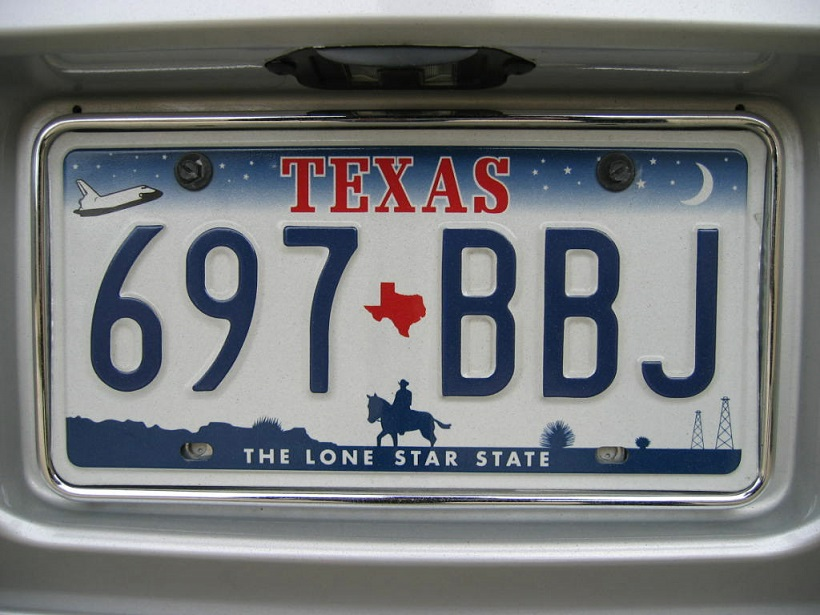
//> input picture image.jpg, 820 x 615 px, given in place of the camera
$ ./CannyWebcam   (built with g++ and OpenCV 4)
//> lines starting //> are read from the running program, lines starting //| are printed output that depends on the picture; after the words box and inside, x2 and y2 are one past the last pixel; in counts of white or black regions, pixels touching at a corner belong together
// OpenCVWebcamTest.cpp

#include<opencv2/core/core.hpp>
#include<opencv2/highgui/highgui.hpp>
#include<opencv2/imgproc/imgproc.hpp>

#include<iostream>
#include<conio.h>           // may have to modify this line if not using Windows

using namespace cv;
using namespace std;

///////////////////////////////////////////////////////////////////////////////////////////////////
int main() {
    VideoCapture capWebcam(0);            // declare a VideoCapture object and associate to webcam, 0 => use 1st webcam

    if (capWebcam.isOpened() == false) {                                // check if VideoCapture object was associated to webcam successfully
        std::cout << "error: capWebcam not accessed successfully\n\n";      // if not, print error message to std out
        _getch();                                                           // may have to modify this line if not using Windows
        return(0);                                                          // and exit program
    }

    Mat imgOriginal;        // input image
	Mat hist;				// histogram image
    Mat imgGrayscale;       // grayscale of input image
    Mat imgBlurred;         // intermediate blured image
    Mat imgCanny;           // Canny edge image
	Mat imgHough;           // hough image
	vector<Vec4i> lines;        // Hough lines

    char charCheckForEscKey = 0;

    while (charCheckForEscKey != 27 && capWebcam.isOpened()) {            // until the Esc key is pressed or webcam connection is lost
        bool blnFrameReadSuccessfully = capWebcam.read(imgOriginal);            // get next frame
//> imgOriginal is the input picture: 615 rows x 820 cols, CV_8UC3; mean B, G, R 121.7, 120, 117.5

        if (!blnFrameReadSuccessfully || imgOriginal.empty()) {                 // if frame not read successfully
            std::cout << "error: frame not read from webcam\n";                 // print error message to std out
            break;                                                              // and jump out of while loop
        }


        cv::cvtColor(imgOriginal, imgGrayscale, CV_BGR2GRAY);                   // convert to grayscale
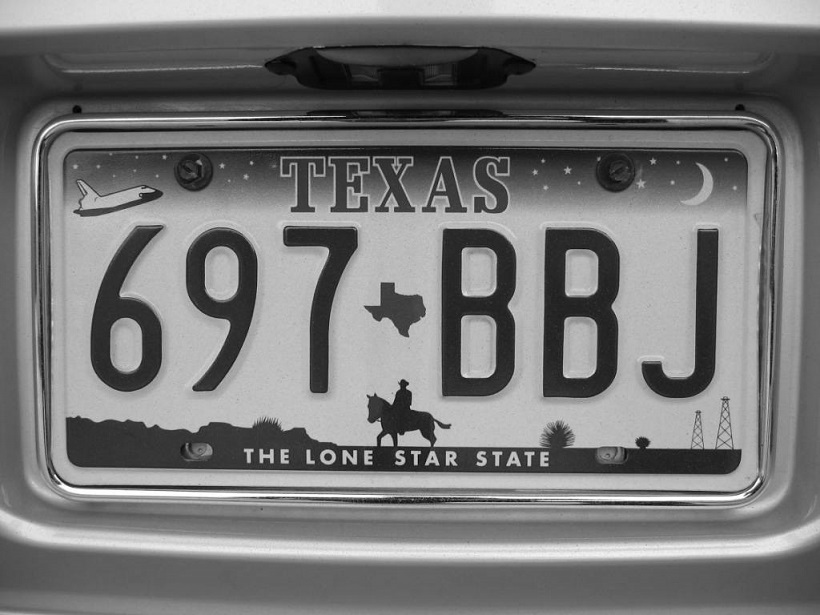
//> imgGrayscale: 615 rows x 820 cols, CV_8UC1; min 0, max 255, mean 119.4

																				// Establish the number of bins
		/*
		//-----------------------histogram
		int histSize = 256;

		float range[] = { 0, 256 };
		const float* histRange = { range };

		bool uniform = true; bool accumulate = false;

		calcHist(&imgGrayscale,					// the source of the array
					1,							// number of source arrays
					0,							// the channel (dim) to be measured
					Mat(),
					hist,
					1,
					&histSize,
					&histRange,
					uniform,
					accumulate);;
		//--------------------histogram
		*/

        cv::GaussianBlur(imgGrayscale,              // input image
                         imgBlurred,                // output image
                         cv::Size(5, 5),            // smoothing window width and height in pixels
                         1.8);                      // sigma value, determines how much the image will be blurred

        cv::Canny(imgBlurred,                       // input image
                  imgCanny,                         // output image
                  50,                               // low threshold
                  100);                             // high threshold
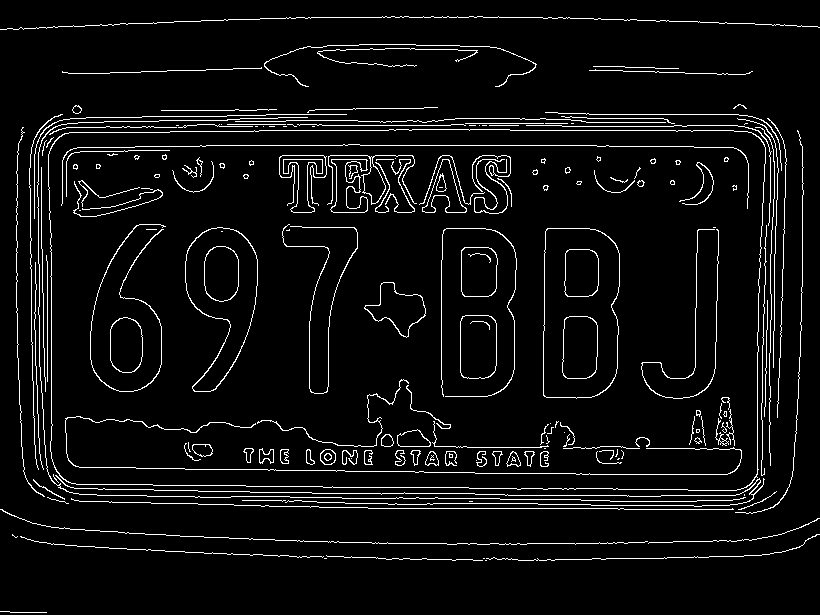
//> imgCanny: 615 rows x 820 cols, CV_8UC1; 5.4% white in thin lines or dots

		//
		//cv::cvtColor(imgOriginal, imgHough, CV_BGR2GRAY);                   // convert to grayscale

		vector<Vec4i> lines;
		HoughLinesP(imgCanny, lines, 1, CV_PI / 180, 50, 50, 10);
//> lines = 145 lines (x1, y1, x2, y2), first 8: [200, 145, 347, 145], [317, 125, 450, 125], [510, 130, 733, 130], [505, 495, 628, 495], [154, 490, 364, 493], [586, 114, 738, 114], [368, 508, 623, 508], [51, 440, 51, 233]

		for (size_t i = 0; i < lines.size(); i++)
		{
			Vec4i l = lines[i];
			line(imgOriginal, Point(l[0], l[1]), Point(l[2], l[3]), Scalar(0, 0, 255), 3, CV_AA);
		}
//> this loop made 145 passes
//> l on passes 1 to 12: [200, 145, 347, 145], [317, 125, 450, 125], [510, 130, 733, 130], [505, 495, 628, 495], [154, 490, 364, 493], [586, 114, 738, 114], [368, 508, 623, 508], [51, 440, 51, 233], [424, 472, 535, 473], [610, 118, 663, 118], [372, 543, 476, 543], [286, 17, 569, 17]
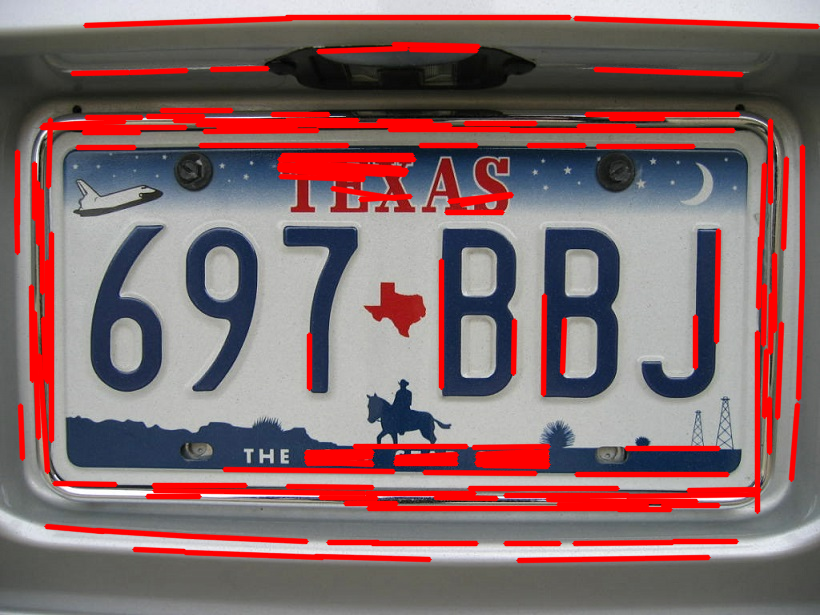
//> imgOriginal: 615 rows x 820 cols, CV_8UC3; 15.07% of pixels changed, all inside (x1, y1, x2, y2) = (13, 14, 820, 564)

		//

                                                    // declare windows
        cv::namedWindow("imgOriginal", CV_WINDOW_NORMAL);       // note: you can use CV_WINDOW_NORMAL which allows resizing the window
        cv::namedWindow("imgCanny", CV_WINDOW_NORMAL);          // or CV_WINDOW_AUTOSIZE for a fixed size window matching the resolution of the image
		cv::namedWindow("imgHough", CV_WINDOW_NORMAL);
                                                                // CV_WINDOW_AUTOSIZE is the default
        cv::imshow("imgOriginal", imgOriginal);                 // show windows
        cv::imshow("imgCanny", imgCanny);                       //
		//cv::imshow("imgHough", imgHough);

        charCheckForEscKey = cv::waitKey(1);        // delay (in ms) and get key press, if any
//> the Esc key is pressed
	}   // end while

	return(0);
}
